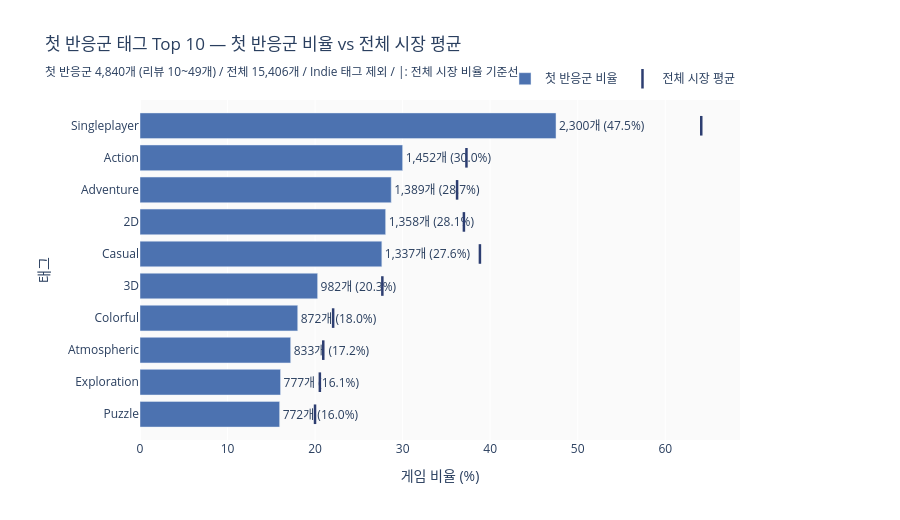

Write notebook code for a chart like this one.
### Markdown cell above
## 7. 첫 반응군 태그 Top 10

**분석 목적:** 첫 반응군(리뷰 10~49개)에서 가장 많이 사용된 태그 상위 10개를 추출하여, 발견된 게임들이 공통적으로 달고 있는 태그 패턴을 확인한다.

**사용 데이터:** `steam_indie_games_graded.csv` — 첫 반응군 필터링 (리뷰 10~49개)

**분석 방법:** 첫 반응군 내 태그별 게임 수 집계 → Top 10 수평 바 차트 (전체 시장 평균 기준선 오버레이)

### Code cell
# 첫 반응군 단독 태그 집계 + 전체 시장 비율 기준선
total_all      = df['appid'].nunique()
total_response = df[df['group'] == '초기 반응 (≥10개)']['appid'].nunique()

df_graded = pd.read_csv('../../data/preprocessed/steam_indie_games_graded.csv')
df_graded['tag_dict'] = df_graded['tags'].apply(parse_tags)
df_graded['total_reviews'] = pd.to_numeric(df_graded['total_reviews'], errors='coerce').fillna(0)

df_first = df_graded[
    (df_graded['total_reviews'] >= 10) & (df_graded['total_reviews'] <= 49)
].copy()
total_first = df_first['appid'].nunique()

# 첫 반응군 태그별 게임 수
first_rows = []
for _, row in df_first.iterrows():
    for tag in row['tag_dict']:
        tag = tag.strip()
        if tag in EXCLUDE_TAGS:
            continue
        first_rows.append({'appid': row['appid'], 'tag': tag})
df_first_tag_long = pd.DataFrame(first_rows)
first_tag_counts = (
    df_first_tag_long.groupby('tag')['appid'].nunique().rename('game_count')
)

# Top 10 추출 및 비율 계산
top10_first = first_tag_counts.sort_values(ascending=False).head(TOP_N).index.tolist()

plot_df_first = pd.DataFrame({
    'tag':          top10_first,
    'first_rate':   (first_tag_counts[top10_first] / total_first * 100).values,
    'overall_rate': (all_tag_counts[top10_first]   / total_all   * 100).values,
    'first_count':  first_tag_counts[top10_first].values,
}).sort_values('first_rate')

fig2 = go.Figure()

# 첫 반응군 비율 바
fig2.add_trace(go.Bar(
    x=plot_df_first['first_rate'],
    y=plot_df_first['tag'],
    orientation='h',
    name='첫 반응군 비율',
    marker_color='#4C72B0',
    text=plot_df_first.apply(
        lambda r: f"{r['first_count']:,.0f}개 ({r['first_rate']:.1f}%)", axis=1
    ),
    textposition='outside',
    hovertemplate='<b>%{y}</b><br>첫 반응군: %{x:.1f}%<extra></extra>',
))

# 전체 시장 비율 기준선 (마커)
fig2.add_trace(go.Scatter(
    x=plot_df_first['overall_rate'],
    y=plot_df_first['tag'],
    mode='markers',
    name='전체 시장 평균',
    marker=dict(symbol='line-ns', size=14, color='#2D3E71', line=dict(width=2.5, color='#2D3E71')),
    hovertemplate='<b>%{y}</b><br>전체 시장: %{x:.1f}%<extra></extra>',
))

fig2.update_layout(
    title=(
        f'첫 반응군 태그 Top {TOP_N} — 첫 반응군 비율 vs 전체 시장 평균<br>'
        f'<sub>첫 반응군 {total_first:,}개 (리뷰 10~49개) / 전체 {total_all:,}개 / Indie 태그 제외 / '
        f'|: 전체 시장 비율 기준선</sub>'
    ),
    xaxis_title='게임 비율 (%)',
    yaxis_title='태그',
    height=520,
    margin=dict(l=140, r=160),
    plot_bgcolor='#FAFAFA',
    legend=dict(orientation='h', yanchor='bottom', y=1.02, xanchor='right', x=1),
    barmode='overlay',
)
fig2.show()

print(f'첫 반응군 게임 수: {total_first:,}개 / 전체: {total_all:,}개')
display(
    plot_df_first.sort_values('first_rate', ascending=False)
    .assign(**{'시장 대비 차이(%p)': lambda d: (d['first_rate'] - d['overall_rate']).round(1)})
    .rename(columns={
        'tag':          '태그',
        'first_count':  '첫 반응군 게임 수',
        'first_rate':   '첫 반응군 비율(%)',
        'overall_rate': '전체 시장 비율(%)',
    })
    [['태그', '첫 반응군 게임 수', '첫 반응군 비율(%)', '전체 시장 비율(%)', '시장 대비 차이(%p)']]
    .set_index('태그')
    .style.format({'첫 반응군 비율(%)': '{:.1f}', '전체 시장 비율(%)': '{:.1f}', '시장 대비 차이(%p)': '{:+.1f}'})
)

### Figure 1 — Plotly figure (JSON) as saved in the notebook; plotly's stock layout.template omitted (floating-point values rounded to 4 significant figures)
{"data": [{"hovertemplate": "<b>%{y}</b><br>첫 반응군: %{x:.1f}%<extra></extra>", "marker": {"color": "#4C72B0"}, "name": "첫 반응군 비율", "orientation": "h", "text": ["772개 (16.0%)", "777개 (16.1%)", "833개 (17.2%)", "872개 (18.0%)", "982개 (20.3%)", "1,337개 (27.6%)", "1,358개 (28.1%)", "1,389개 (28.7%)", "1,452개 (30.0%)", "2,300개 (47.5%)"], "textposition": "outside", "type": "bar", "x": [15.95, 16.05, 17.21, 18.02, 20.29, 27.62, 28.06, 28.7, 30.0, 47.52], "y": ["Puzzle", "Exploration", "Atmospheric", "Colorful", "3D", "Casual", "2D", "Adventure", "Action", "Singleplayer"]}, {"hovertemplate": "<b>%{y}</b><br>전체 시장: %{x:.1f}%<extra></extra>", "marker": {"color": "#2D3E71", "line": {"color": "#2D3E71", "width": 2.5}, "size": 14, "symbol": "line-ns"}, "mode": "markers", "name": "전체 시장 평균", "type": "scatter", "x": [19.99, 20.54, 20.93, 22.06, 27.68, 38.83, 37.0, 36.22, 37.29, 64.11], "y": ["Puzzle", "Exploration", "Atmospheric", "Colorful", "3D", "Casual", "2D", "Adventure", "Action", "Singleplayer"]}], "layout": {"barmode": "overlay", "height": 520, "legend": {"orientation": "h", "x": 1, "xanchor": "right", "y": 1.02, "yanchor": "bottom"}, "margin": {"l": 140, "r": 160}, "plot_bgcolor": "#FAFAFA", "title": {"text": "첫 반응군 태그 Top 10 — 첫 반응군 비율 vs 전체 시장 평균<br><sub>첫 반응군 4,840개 (리뷰 10~49개) / 전체 15,406개 / Indie 태그 제외 / |: 전체 시장 비율 기준선</sub>"}, "xaxis": {"title": {"text": "게임 비율 (%)"}}, "yaxis": {"title": {"text": "태그"}}}}
